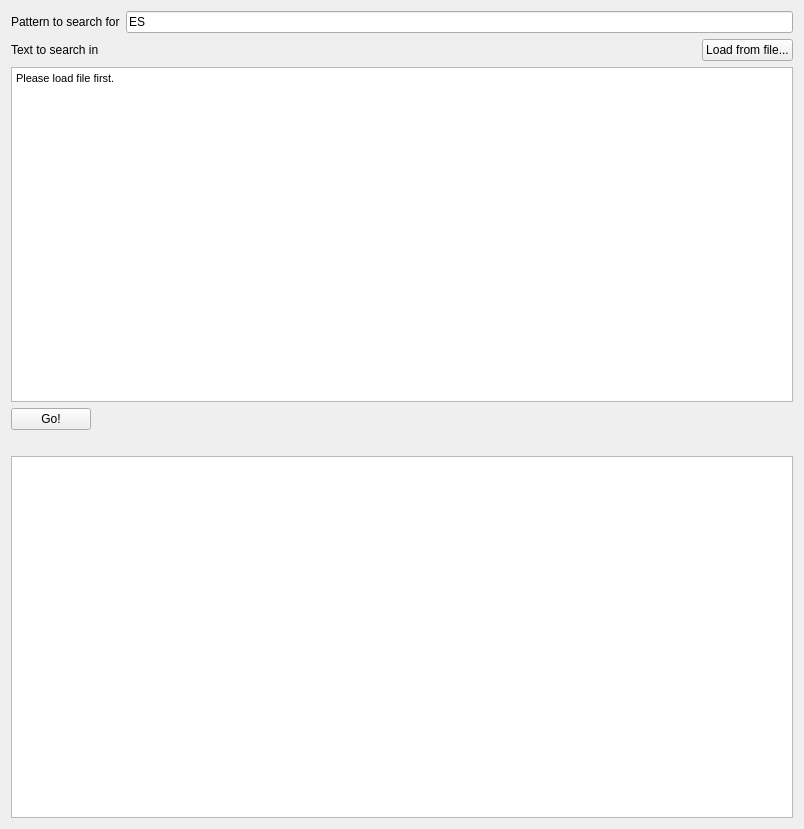
<?xml version="1.0" encoding="UTF-8"?>
<ui version="4.0">
 <class>MainWindow</class>
 <widget class="QMainWindow" name="MainWindow">
  <property name="geometry">
   <rect>
    <x>0</x>
    <y>0</y>
    <width>804</width>
    <height>829</height>
   </rect>
  </property>
  <property name="windowTitle">
   <string>String Matching, Zhaoyang 2014013432, April 2016</string>
  </property>
  <widget class="QWidget" name="centralWidget">
   <layout class="QVBoxLayout" name="verticalLayout">
    <item>
     <layout class="QHBoxLayout" name="horizontalLayout">
      <item>
       <widget class="QLabel" name="label">
        <property name="text">
         <string>Pattern to search for</string>
        </property>
       </widget>
      </item>
      <item>
       <widget class="QLineEdit" name="lineEdit">
        <property name="text">
         <string>ES</string>
        </property>
       </widget>
      </item>
     </layout>
    </item>
    <item>
     <layout class="QVBoxLayout" name="verticalLayout_2">
      <item>
       <layout class="QHBoxLayout" name="horizontalLayout_3">
        <item>
         <widget class="QLabel" name="label_3">
          <property name="text">
           <string>Text to search in</string>
          </property>
         </widget>
        </item>
        <item>
         <spacer name="horizontalSpacer">
          <property name="orientation">
           <enum>Qt::Horizontal</enum>
          </property>
          <property name="sizeHint" stdset="0">
           <size>
            <width>40</width>
            <height>20</height>
           </size>
          </property>
         </spacer>
        </item>
        <item>
         <widget class="QPushButton" name="pushButton">
          <property name="text">
           <string>Load from file...</string>
          </property>
         </widget>
        </item>
       </layout>
      </item>
      <item>
       <widget class="QTextBrowser" name="textBrowser">
        <property name="readOnly">
         <bool>true</bool>
        </property>
        <property name="html">
         <string>&lt;!DOCTYPE HTML PUBLIC &quot;-//W3C//DTD HTML 4.0//EN&quot; &quot;http://www.w3.org/TR/REC-html40/strict.dtd&quot;&gt;
&lt;html&gt;&lt;head&gt;&lt;meta name=&quot;qrichtext&quot; content=&quot;1&quot; /&gt;&lt;style type=&quot;text/css&quot;&gt;
p, li { white-space: pre-wrap; }
&lt;/style&gt;&lt;/head&gt;&lt;body style=&quot; font-family:'MS Shell Dlg 2'; font-size:7.8pt; font-weight:400; font-style:normal;&quot;&gt;
&lt;p style=&quot; margin-top:0px; margin-bottom:0px; margin-left:0px; margin-right:0px; -qt-block-indent:0; text-indent:0px;&quot;&gt;&lt;span style=&quot; font-size:8pt;&quot;&gt;Please load file first.&lt;/span&gt;&lt;/p&gt;&lt;/body&gt;&lt;/html&gt;</string>
        </property>
       </widget>
      </item>
     </layout>
    </item>
    <item>
     <layout class="QHBoxLayout" name="horizontalLayout_4" stretch="0,1">
      <item>
       <widget class="QPushButton" name="pushButton_2">
        <property name="text">
         <string>Go!</string>
        </property>
       </widget>
      </item>
      <item>
       <widget class="QLabel" name="label_2">
        <property name="text">
         <string/>
        </property>
       </widget>
      </item>
     </layout>
    </item>
    <item>
     <widget class="QLabel" name="label_4">
      <property name="text">
       <string/>
      </property>
     </widget>
    </item>
    <item>
     <widget class="QTextEdit" name="textEdit"/>
    </item>
   </layout>
  </widget>
 </widget>
 <layoutdefault spacing="6" margin="11"/>
 <resources/>
 <connections/>
</ui>
